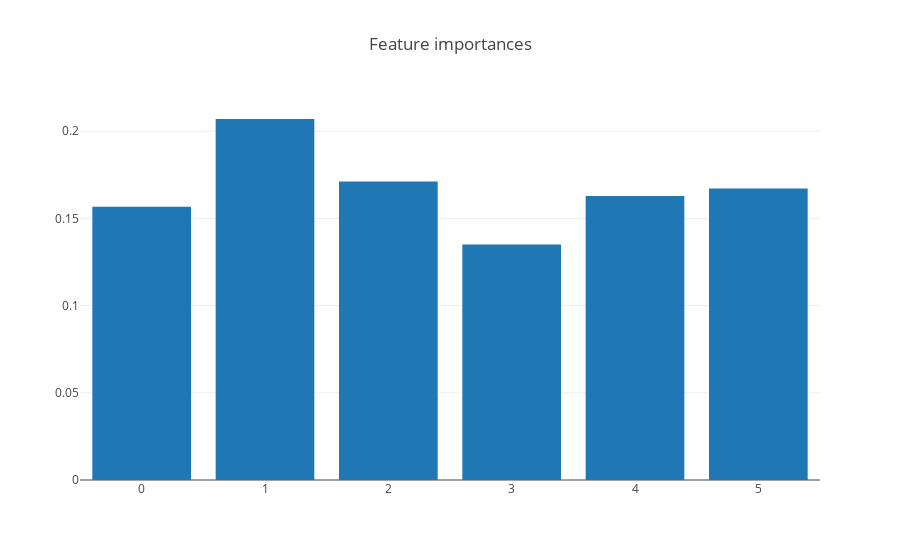

Notebook code for this chart:
### Code cell
trace1 = go.Bar(y = model_gbm.feature_importances_,
               name = "Feaure importance")
data= [trace1]
layout = go.Layout(title = "Feature importances")
fig = go.Figure(data= data, layout = layout)
py.iplot(fig)

### Figure 1 — Plotly figure (JSON) as saved in the notebook; plotly's stock layout.template omitted (floating-point values rounded to 4 significant figures)
{"data": [{"name": "Feaure importance", "type": "bar", "uid": "b36f8822-576f-41c8-8ce9-2fadebbed0c0", "y": [0.1567, 0.207, 0.1712, 0.135, 0.1629, 0.1672]}], "layout": {"title": {"text": "Feature importances"}}}
